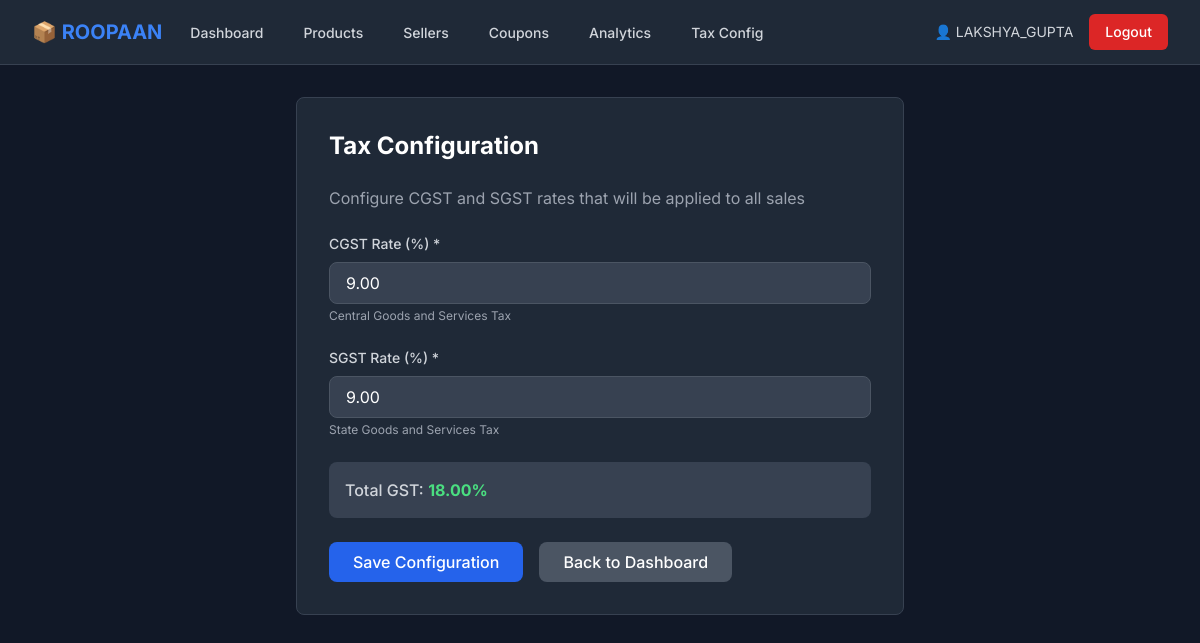
Page /inventory/tax-config/ (signed in) on the committed database.
### inventory/models.py (models this page shows, shortened)
class User(AbstractUser):
    USER_TYPE_CHOICES = [
        ('inventory', 'Inventory Manager'),
        ('seller', 'Seller'),
    ]
    user_type = models.CharField(max_length=20, choices=USER_TYPE_CHOICES, default='inventory')
    phone = models.CharField(max_length=15, blank=True, null=True)

class TaxConfig(models.Model):
    cgst_rate = models.DecimalField(
        max_digits=5,
        decimal_places=2,
        default=9.00,
        validators=[MinValueValidator(Decimal('0.00'))]
    )
    sgst_rate = models.DecimalField(
        max_digits=5,
        decimal_places=2,
        default=9.00,
        validators=[MinValueValidator(Decimal('0.00'))]
    )
    updated_at = models.DateTimeField(auto_now=True)
    updated_by = models.ForeignKey(User, on_delete=models.SET_NULL, null=True)
    class Meta:
        verbose_name = "Tax Configuration"
        verbose_name_plural = "Tax Configurations"

### inventory/views.py (the view)
# urls.py: path('tax-config/', views.tax_config, name='tax_config'),
@login_required
@user_passes_test(is_inventory_manager)
def tax_config(request):
    config, created = TaxConfig.objects.get_or_create(id=1)
    if request.method == 'POST':
        form = TaxConfigForm(request.POST, instance=config)
        if form.is_valid():
            tax_config = form.save(commit=False)
            tax_config.updated_by = request.user
            tax_config.save()
            messages.success(request, 'Tax configuration updated successfully!')
            return redirect('inventory:tax_config')
    else:
        form = TaxConfigForm(instance=config)
    return render(request, 'inventory/tax_config.html', {'form': form})

### inventory/forms.py
class TaxConfigForm(forms.ModelForm):
    class Meta:
        model = TaxConfig
        fields = ['cgst_rate', 'sgst_rate']
        widgets = {
            'cgst_rate': forms.NumberInput(attrs={'class': 'w-full px-4 py-2 bg-gray-700 border border-gray-600 rounded-lg focus:outline-none focus:border-blue-500 text-white', 'step': '0.01'}),
            'sgst_rate': forms.NumberInput(attrs={'class': 'w-full px-4 py-2 bg-gray-700 border border-gray-600 rounded-lg focus:outline-none focus:border-blue-500 text-white', 'step': '0.01'}),
        }

### inventory/views.py (called while the page is built)
def is_inventory_manager(user):
    return user.is_authenticated and user.user_type == 'inventory'

### templates/inventory/tax_config.html (shortened to what this page needs)
{% extends 'base.html' %}
{% block content %}
<div class="max-w-2xl mx-auto px-4 sm:px-6 lg:px-8 py-8">
    <div class="bg-gray-800 rounded-lg p-8 border border-gray-700">
        <h1 class="text-2xl font-bold text-white mb-6">Tax Configuration</h1>
        <p class="text-gray-400 mb-6">Configure CGST and SGST rates that will be applied to all sales</p>
        <form method="POST" class="space-y-6">
            <div>
                <label class="block text-sm font-medium text-gray-300 mb-2">CGST Rate (%) *</label>
                {{ form.cgst_rate }}
                <p class="text-xs text-gray-400 mt-1">Central Goods and Services Tax</p>
            </div>
            <div>
                <label class="block text-sm font-medium text-gray-300 mb-2">SGST Rate (%) *</label>
                {{ form.sgst_rate }}
                <p class="text-xs text-gray-400 mt-1">State Goods and Services Tax</p>
            </div>
            <div class="bg-gray-700 rounded-lg p-4">
                <p class="text-gray-300">
                    <span class="font-medium">Total GST:</span>
                    <span id="total-gst" class="text-green-400 font-bold">18.00%</span>
                </p>
            </div>
            <div class="flex gap-4">
                <button type="submit" class="bg-blue-600 hover:bg-blue-700 text-white font-medium py-2 px-6 rounded-lg">
                    Save Configuration
                </button>
                <a href="{% url 'inventory:dashboard' %}" class="bg-gray-600 hover:bg-gray-700 text-white font-medium py-2 px-6 rounded-lg">
                    Back to Dashboard
                </a>
            </div>
        </form>
    </div>
</div>
{% endblock %}

### templates/base.html (shortened to what this page needs)
<!DOCTYPE html>
<html lang="en" class="dark">
<head>
    <script src="https://cdn.tailwindcss.com"></script>
</head>
<body class="bg-gray-900 text-gray-100">
    {% if user.is_authenticated %}
    <nav class="bg-gray-800 border-b border-gray-700">
        <div class="max-w-7xl mx-auto px-4 sm:px-6 lg:px-8">
            <div class="flex justify-between h-16">
                <div class="flex">
                    <div class="flex-shrink-0 flex items-center">
                        <h1 class="text-xl font-bold text-blue-500">📦 ROOPAAN</h1>
                    </div>
                    <div class="hidden sm:ml-6 sm:flex sm:space-x-8">
                        {% if user.user_type == 'inventory' %}
                        <a href="{% url 'inventory:dashboard' %}" class="border-transparent text-gray-300 hover:border-gray-300 hover:text-white inline-flex items-center px-1 pt-1 border-b-2 text-sm font-medium">
                            Dashboard
                        </a>
                        <a href="{% url 'inventory:product_list' %}" class="border-transparent text-gray-300 hover:border-gray-300 hover:text-white inline-flex items-center px-1 pt-1 border-b-2 text-sm font-medium">
                            Products
                        </a>
                        <a href="{% url 'inventory:seller_list' %}" class="border-transparent text-gray-300 hover:border-gray-300 hover:text-white inline-flex items-center px-1 pt-1 border-b-2 text-sm font-medium">
                            Sellers
                        </a>
                        <a href="{% url 'inventory:coupon_list' %}" class="border-transparent text-gray-300 hover:border-gray-300 hover:text-white inline-flex items-center px-1 pt-1 border-b-2 text-sm font-medium">
                            Coupons
                        </a>
                        <a href="{% url 'analytics:dashboard' %}" class="border-transparent text-gray-300 hover:border-gray-300 hover:text-white inline-flex items-center px-1 pt-1 border-b-2 text-sm font-medium">
                            Analytics
                        </a>
                        <a href="{% url 'inventory:tax_config' %}" class="border-transparent text-gray-300 hover:border-gray-300 hover:text-white inline-flex items-center px-1 pt-1 border-b-2 text-sm font-medium">
                            Tax Config
                        </a>
                        {% endif %}
                    </div>
                </div>
                <div class="flex items-center">
                    <span class="text-gray-300 text-sm mr-4">👤 {{ user.username }}</span>
                    <a href="{% url 'logout' %}" class="bg-red-600 hover:bg-red-700 text-white px-4 py-2 rounded-md text-sm font-medium">
                        Logout
                    </a>
                </div>
            </div>
        </div>
    </nav>
    {% endif %}
    <main>
        {% block content %}
        {% endblock %}
    </main>
</body>
</html>

### templates/base.html (style rules this page uses)
body { font-family: 'Inter', sans-serif; }

### rows in the picture
User: username "LAKSHYA_GUPTA"
TaxConfig: cgst_rate "9.00", sgst_rate "9.00"
